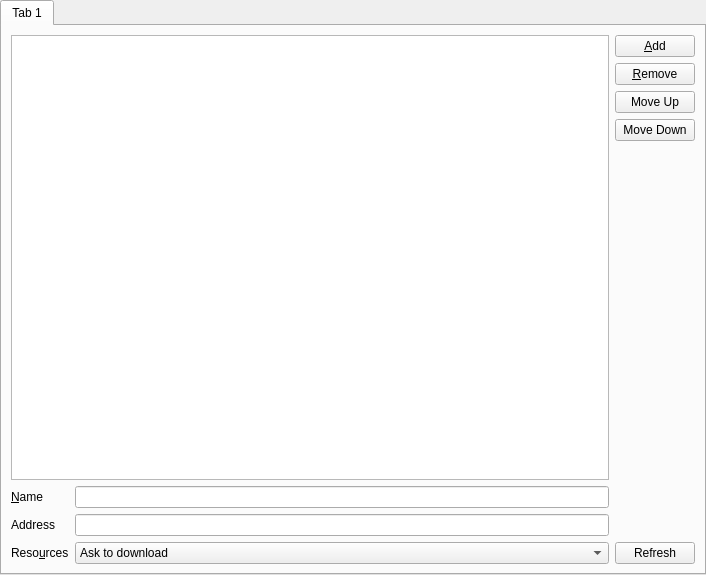
<?xml version="1.0" encoding="UTF-8"?>
<ui version="4.0">
 <class>ServersPage</class>
 <widget class="QWidget" name="ServersPage">
  <property name="geometry">
   <rect>
    <x>0</x>
    <y>0</y>
    <width>706</width>
    <height>575</height>
   </rect>
  </property>
  <layout class="QVBoxLayout" name="verticalLayout">
   <property name="leftMargin">
    <number>0</number>
   </property>
   <property name="topMargin">
    <number>0</number>
   </property>
   <property name="rightMargin">
    <number>0</number>
   </property>
   <property name="bottomMargin">
    <number>0</number>
   </property>
   <item>
    <widget class="QTabWidget" name="tabWidget">
     <property name="currentIndex">
      <number>0</number>
     </property>
     <widget class="QWidget" name="tab">
      <property name="sizePolicy">
       <sizepolicy hsizetype="Preferred" vsizetype="Preferred">
        <horstretch>0</horstretch>
        <verstretch>0</verstretch>
       </sizepolicy>
      </property>
      <attribute name="title">
       <string notr="true">Tab 1</string>
      </attribute>
      <layout class="QHBoxLayout" name="horizontalLayout">
       <item>
        <layout class="QGridLayout" name="gridLayout">
         <item row="3" column="1">
          <widget class="QComboBox" name="resourceComboBox">
           <item>
            <property name="text">
             <string>Ask to download</string>
            </property>
           </item>
           <item>
            <property name="text">
             <string>Always download</string>
            </property>
           </item>
           <item>
            <property name="text">
             <string>Never download</string>
            </property>
           </item>
          </widget>
         </item>
         <item row="3" column="0">
          <widget class="QLabel" name="resourcesLabel">
           <property name="text">
            <string>Reso&amp;urces</string>
           </property>
           <property name="buddy">
            <cstring>resourceComboBox</cstring>
           </property>
          </widget>
         </item>
         <item row="2" column="1">
          <widget class="QLineEdit" name="addressLine"/>
         </item>
         <item row="1" column="0">
          <widget class="QLabel" name="nameLabel">
           <property name="text">
            <string>&amp;Name</string>
           </property>
           <property name="buddy">
            <cstring>nameLine</cstring>
           </property>
          </widget>
         </item>
         <item row="1" column="1">
          <widget class="QLineEdit" name="nameLine"/>
         </item>
         <item row="2" column="0">
          <widget class="QLabel" name="addressLabel">
           <property name="text">
            <string>Address</string>
           </property>
           <property name="buddy">
            <cstring>addressLine</cstring>
           </property>
          </widget>
         </item>
         <item row="0" column="0" colspan="2">
          <widget class="QTreeView" name="serversView">
           <property name="sizePolicy">
            <sizepolicy hsizetype="Expanding" vsizetype="Expanding">
             <horstretch>0</horstretch>
             <verstretch>0</verstretch>
            </sizepolicy>
           </property>
           <property name="acceptDrops">
            <bool>true</bool>
           </property>
           <property name="alternatingRowColors">
            <bool>true</bool>
           </property>
           <property name="selectionMode">
            <enum>QAbstractItemView::SingleSelection</enum>
           </property>
           <property name="selectionBehavior">
            <enum>QAbstractItemView::SelectRows</enum>
           </property>
           <property name="iconSize">
            <size>
             <width>64</width>
             <height>64</height>
            </size>
           </property>
           <property name="rootIsDecorated">
            <bool>false</bool>
           </property>
           <attribute name="headerStretchLastSection">
            <bool>false</bool>
           </attribute>
          </widget>
         </item>
        </layout>
       </item>
       <item>
        <layout class="QVBoxLayout" name="verticalLayout_2">
         <item>
          <widget class="QPushButton" name="addBtn">
           <property name="text">
            <string>&amp;Add</string>
           </property>
          </widget>
         </item>
         <item>
          <widget class="QPushButton" name="removeBtn">
           <property name="text">
            <string>&amp;Remove</string>
           </property>
          </widget>
         </item>
         <item>
          <widget class="QPushButton" name="moveUpBtn">
           <property name="text">
            <string>Move Up</string>
           </property>
          </widget>
         </item>
         <item>
          <widget class="QPushButton" name="moveDownBtn">
           <property name="text">
            <string>Move Down</string>
           </property>
          </widget>
         </item>
         <item>
          <spacer name="verticalSpacer">
           <property name="orientation">
            <enum>Qt::Vertical</enum>
           </property>
           <property name="sizeHint" stdset="0">
            <size>
             <width>20</width>
             <height>40</height>
            </size>
           </property>
          </spacer>
         </item>
         <item>
          <widget class="QPushButton" name="refreshBtn">
           <property name="text">
            <string>Refresh</string>
           </property>
          </widget>
         </item>
        </layout>
       </item>
      </layout>
     </widget>
    </widget>
   </item>
  </layout>
 </widget>
 <tabstops>
  <tabstop>tabWidget</tabstop>
  <tabstop>serversView</tabstop>
  <tabstop>nameLine</tabstop>
  <tabstop>addressLine</tabstop>
  <tabstop>resourceComboBox</tabstop>
  <tabstop>addBtn</tabstop>
  <tabstop>removeBtn</tabstop>
  <tabstop>moveUpBtn</tabstop>
  <tabstop>moveDownBtn</tabstop>
  <tabstop>refreshBtn</tabstop>
 </tabstops>
 <resources/>
 <connections/>
</ui>
